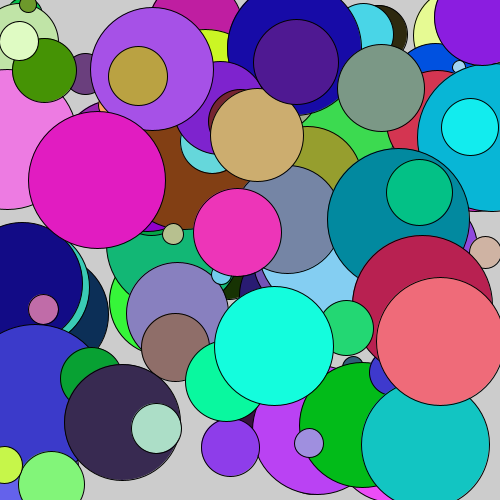
Frame 1 (no input)
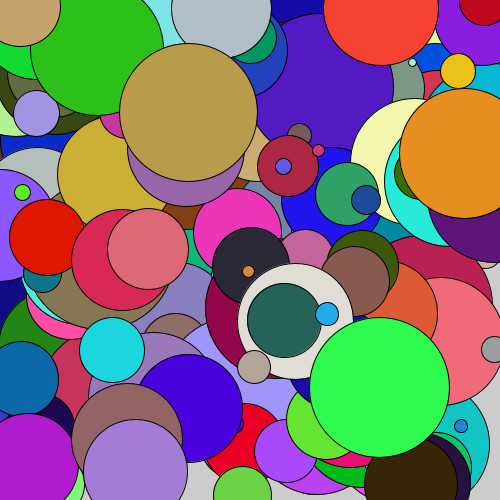
Frame 2 (the mouse pressed at the canvas centre, redrawn once)

The Processing sketch that drew these frames (run headless with seeded random() and noise(); the mouse was pressed at the canvas centre and the sketch redrawn once):

// Processing sketch: TaskEight
// ── TaskEight.pde
int maxCirc = 100;


void setup(){
  size(500,500);
  
}

void draw(){
  //Loop der tegner cirkler
  for (int i = 0; i < maxCirc; i++){
    int randomX = int(random(width));
    int randomY = int(random(height));
    // Tilfældig bredde og højde
    int randomWnH = int(random(150));
    println(randomX);
    ellipseMode(CENTER);
    //Tilføjer tilfældig farve
    fill(random(255), random(255), random(255));
    ellipse(randomX, randomY, randomWnH, randomWnH);
  }
  // Stopper loopet så der ikke bliver tegnet uendelige cirkler.
  noLoop();
}
